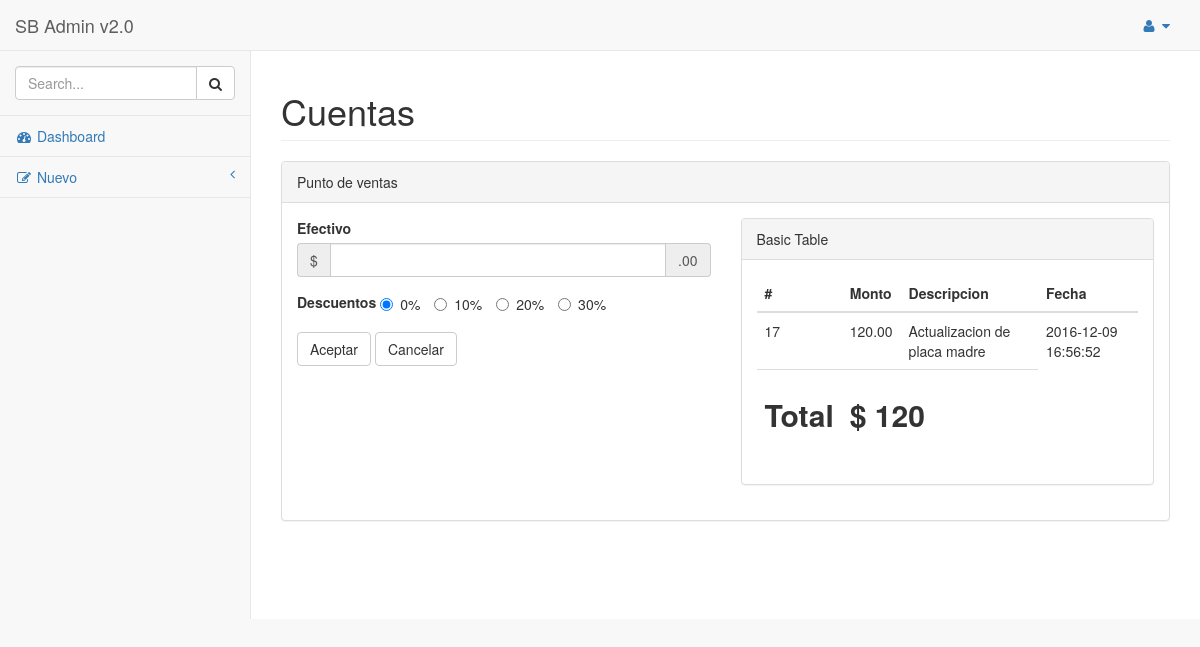
The page /caja/cuenta.php?var=7 (signed in) on the database its author committed.
### tables this page shows
CREATE TABLE IF NOT EXISTS `cargos_eqpaciente` (
  `id_cargo` int(11) NOT NULL AUTO_INCREMENT,
  `monto_cargo` decimal(10,2) NOT NULL,
  `descripcion_cargo` varchar(1000) NOT NULL,
  `fecha_cargo` datetime NOT NULL,
  `saldado` int(11) NOT NULL,
  `cod_eqclient` int(11) NOT NULL,
  PRIMARY KEY (`id_cargo`),
  KEY `cod_eqclient` (`cod_eqclient`)
);

### caja/fine/vistas.php (the view, shortened to what this page needs)
<?php
function SumCuenta($equipo)
{
  $eqcargo = mysql_query("SELECT nom_client, apell_client, id_eqclient, tecnico, propietario_eqclient, id_eqclient FROM equipos_clientes, Clientes WHERE id_eqclient = '$equipo' AND propietario_eqclient = id_client") or die(mysql_error());
  $roweqcargo = mysql_fetch_row($eqcargo);
  $eq = $roweqcargo[2];
  echo '
                          <input type="hidden" name="accion" value="cuenta">
                          <input type="hidden" name="tec" value="'.$roweqcargo[3].'">
                          <input type="hidden" name="cliente" value="'.$roweqcargo[4].'">
                          <input type="hidden" name="eqclient" value="'.$roweqcargo[5].'">
                            <label>Efectivo</label>
                            <div class="form-group input-group">
                                <span class="input-group-addon">$</span>
                                <input type="text" name="efectivo" class="form-control">
                                <span class="input-group-addon">.00</span>
                            </div>
                            <div class="form-group">
                                <label>Descuentos</label>
                                <label class="radio-inline">
                                    <input type="radio" name="descuento"  value="0" checked="">0%
                                </label>
                                <label class="radio-inline">
                                    <input type="radio" name="descuento"  value="1">10%
                                </label>
                                <label class="radio-inline">
                                    <input type="radio" name="descuento"  value="2">20%
                                </label>
                                <label class="radio-inline">
                                    <input type="radio" name="descuento"  value="3">30%
                                </label>
                            </div>
                              <button type="submit" class="btn btn-default">Aceptar</button>
                              <a href="index.php" class="btn btn-default">Cancelar</a>
                      </div>';
$cargos = mysql_query("SELECT id_cargo, monto_cargo, descripcion_cargo, fecha_cargo FROM equipos_clientes, cargos_eqpaciente WHERE id_eqclient =  '$eq' AND cod_eqclient = id_eqclient AND saldado = 0") or die(mysql_error());
                    echo '
                      <div class="col-lg-6">
                        <div class="panel panel-default">
                            <div class="panel-heading">
                                Basic Table
                            </div>
                            <div class="panel-body">
                                <div class="table-responsive">
                                    <table class="table">
                                        <thead>
                                            <tr>
                                                <th>#</th>
                                                <th>Monto</th>
                                                <th>Descripcion</th>
                                                <th>Fecha</th>
                                            </tr>
                                        </thead>
                                        <tbody>';
                                        $suma = 0;
                    while ($rowcargos = mysql_fetch_row($cargos)){
                      $suma += $rowcargos[1];
                                      echo    ' <tr>
                                                <td>'.$rowcargos[0].'</td>
                                                <td>'.$rowcargos[1].'</td>
                                                <td>'.$rowcargos[2].'</td>
                                                <td>'.$rowcargos[3].'</td>
                                            </tr>';
                                      }
                                      echo    ' <tr>
                                                <td><h2><b>Total</b></h2></td>
                                                <td colspan="2"><h2><b>$ '.$suma.'</b></h2></td>
                                                <input type="hidden" name="monto" value="'.$suma.'">
                                            </tr>
                                        </tbody>
                                    </table>
                                </div>
                            </div>
                        </div>
                      </form>
                      </div>
                  </div>
              </div>
          </div>
      </div>
  </div>';
}
?>

### rows shown on the page
cargos_eqpaciente: id_cargo "17", monto_cargo "120.00", descripcion_cargo "Actualizacion de placa madre", fecha_cargo "2016-12-09 16:56:52"

### other values the page prints
$suma "120"
